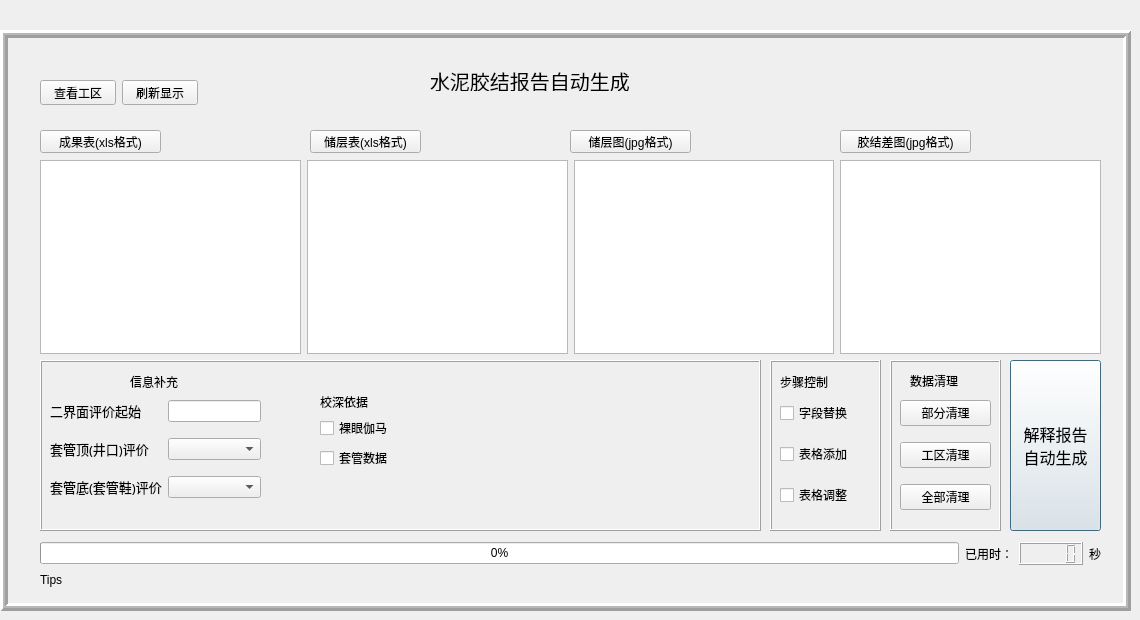
    <widget class="QWidget" name="tab_4">
     <attribute name="title">
      <string>报告自动生成</string>
     </attribute>
     <widget class="QFrame" name="frame">
      <property name="geometry">
       <rect>
        <x>0</x>
        <y>30</y>
        <width>1131</width>
        <height>581</height>
       </rect>
      </property>
      <property name="styleSheet">
       <string notr="true">font: 10pt &quot;黑体&quot;;</string>
      </property>
      <property name="frameShape">
       <enum>QFrame::Box</enum>
      </property>
      <property name="frameShadow">
       <enum>QFrame::Raised</enum>
      </property>
      <property name="lineWidth">
       <number>3</number>
      </property>
      <property name="midLineWidth">
       <number>2</number>
      </property>
      <widget class="QPushButton" name="pushButton_4">
       <property name="geometry">
        <rect>
         <x>1010</x>
         <y>330</y>
         <width>91</width>
         <height>171</height>
        </rect>
       </property>
       <property name="font">
        <font>
         <family>黑体</family>
         <pointsize>12</pointsize>
         <weight>50</weight>
         <italic>false</italic>
         <bold>false</bold>
        </font>
       </property>
       <property name="styleSheet">
        <string notr="true">font: 12pt &quot;黑体&quot;;</string>
       </property>
       <property name="text">
        <string>解释报告
自动生成</string>
       </property>
       <property name="iconSize">
        <size>
         <width>100</width>
         <height>100</height>
        </size>
       </property>
       <property name="checkable">
        <bool>false</bool>
       </property>
       <property name="checked">
        <bool>false</bool>
       </property>
       <property name="autoRepeat">
        <bool>false</bool>
       </property>
       <property name="default">
        <bool>true</bool>
       </property>
       <property name="flat">
        <bool>false</bool>
       </property>
      </widget>
      <widget class="QWidget" name="layoutWidget_5">
       <property name="geometry">
        <rect>
         <x>40</x>
         <y>510</y>
         <width>1061</width>
         <height>27</height>
        </rect>
       </property>
       <property name="styleSheet">
        <string notr="true">font: 10pt &quot;黑体&quot;;</string>
       </property>
       <layout class="QGridLayout" name="gridLayout_29">
        <item row="0" column="0">
         <widget class="QProgressBar" name="progressBar">
          <property name="styleSheet">
           <string notr="true">font: 10pt &quot;黑体&quot;;</string>
          </property>
          <property name="value">
           <number>0</number>
          </property>
         </widget>
        </item>
        <item row="0" column="1">
         <layout class="QGridLayout" name="gridLayout_21">
          <item row="0" column="0">
           <widget class="QLabel" name="label_116">
            <property name="styleSheet">
             <string notr="true">font: 10pt &quot;黑体&quot;;</string>
            </property>
            <property name="text">
             <string>已用时：</string>
            </property>
           </widget>
          </item>
          <item row="0" column="1">
           <widget class="QLCDNumber" name="lcdNumber">
            <property name="styleSheet">
             <string notr="true">font: 10pt &quot;黑体&quot;;</string>
            </property>
           </widget>
          </item>
          <item row="0" column="2">
           <widget class="QLabel" name="label_118">
            <property name="styleSheet">
             <string notr="true">font: 10pt &quot;黑体&quot;;</string>
            </property>
            <property name="text">
             <string>秒</string>
            </property>
           </widget>
          </item>
         </layout>
        </item>
       </layout>
      </widget>
      <widget class="QFrame" name="frame_15">
       <property name="geometry">
        <rect>
         <x>770</x>
         <y>330</y>
         <width>111</width>
         <height>171</height>
        </rect>
       </property>
       <property name="styleSheet">
        <string notr="true">font: 10pt &quot;黑体&quot;;</string>
       </property>
       <property name="frameShape">
        <enum>QFrame::Box</enum>
       </property>
       <property name="frameShadow">
        <enum>QFrame::Raised</enum>
       </property>
       <widget class="QWidget" name="layoutWidget_7">
        <property name="geometry">
         <rect>
          <x>10</x>
          <y>30</y>
          <width>91</width>
          <height>131</height>
         </rect>
        </property>
        <property name="styleSheet">
         <string notr="true">font: 10pt &quot;黑体&quot;;</string>
        </property>
        <layout class="QGridLayout" name="gridLayout_23">
         <item row="0" column="0">
          <widget class="QCheckBox" name="checkBox_9">
           <property name="styleSheet">
            <string notr="true">font: 10pt &quot;黑体&quot;;</string>
           </property>
           <property name="text">
            <string>字段替换</string>
           </property>
          </widget>
         </item>
         <item row="1" column="0">
          <widget class="QCheckBox" name="checkBox_10">
           <property name="styleSheet">
            <string notr="true">font: 10pt &quot;黑体&quot;;</string>
           </property>
           <property name="text">
            <string>表格添加</string>
           </property>
          </widget>
         </item>
         <item row="2" column="0">
          <widget class="QCheckBox" name="checkBox_11">
           <property name="styleSheet">
            <string notr="true">font: 10pt &quot;黑体&quot;;</string>
           </property>
           <property name="text">
            <string>表格调整</string>
           </property>
          </widget>
         </item>
        </layout>
       </widget>
       <widget class="QLabel" name="label_120">
        <property name="geometry">
         <rect>
          <x>10</x>
          <y>10</y>
          <width>61</width>
          <height>23</height>
         </rect>
        </property>
        <property name="styleSheet">
         <string notr="true">font: 10pt &quot;黑体&quot;;</string>
        </property>
        <property name="text">
         <string>步骤控制</string>
        </property>
       </widget>
      </widget>
      <widget class="QFrame" name="frame_18">
       <property name="geometry">
        <rect>
         <x>890</x>
         <y>330</y>
         <width>111</width>
         <height>171</height>
        </rect>
       </property>
       <property name="styleSheet">
        <string notr="true">font: 10pt &quot;黑体&quot;;</string>
       </property>
       <property name="frameShape">
        <enum>QFrame::Box</enum>
       </property>
       <property name="frameShadow">
        <enum>QFrame::Raised</enum>
       </property>
       <widget class="QLabel" name="label_124">
        <property name="geometry">
         <rect>
          <x>20</x>
          <y>10</y>
          <width>61</width>
          <height>21</height>
         </rect>
        </property>
        <property name="styleSheet">
         <string notr="true">font: 10pt &quot;黑体&quot;;</string>
        </property>
        <property name="text">
         <string>数据清理</string>
        </property>
       </widget>
       <widget class="QWidget" name="layoutWidget_16">
        <property name="geometry">
         <rect>
          <x>10</x>
          <y>30</y>
          <width>91</width>
          <height>131</height>
         </rect>
        </property>
        <layout class="QGridLayout" name="gridLayout_31">
         <item row="0" column="0">
          <widget class="QPushButton" name="pushButton_5">
           <property name="styleSheet">
            <string notr="true">font: 10pt &quot;黑体&quot;;</string>
           </property>
           <property name="text">
            <string>部分清理</string>
           </property>
           <property name="iconSize">
            <size>
             <width>100</width>
             <height>100</height>
            </size>
           </property>
           <property name="checkable">
            <bool>false</bool>
           </property>
           <property name="checked">
            <bool>false</bool>
           </property>
           <property name="autoRepeat">
            <bool>false</bool>
           </property>
           <property name="default">
            <bool>false</bool>
           </property>
           <property name="flat">
            <bool>false</bool>
           </property>
          </widget>
         </item>
         <item row="1" column="0">
          <widget class="QPushButton" name="pushButton_31">
           <property name="styleSheet">
            <string notr="true">font: 10pt &quot;黑体&quot;;</string>
           </property>
           <property name="text">
            <string>工区清理</string>
           </property>
           <property name="iconSize">
            <size>
             <width>100</width>
             <height>100</height>
            </size>
           </property>
           <property name="checkable">
            <bool>false</bool>
           </property>
           <property name="checked">
            <bool>false</bool>
           </property>
           <property name="autoRepeat">
            <bool>false</bool>
           </property>
           <property name="default">
            <bool>false</bool>
           </property>
           <property name="flat">
            <bool>false</bool>
           </property>
          </widget>
         </item>
         <item row="2" column="0">
          <widget class="QPushButton" name="pushButton_40">
           <property name="styleSheet">
            <string notr="true">font: 10pt &quot;黑体&quot;;</string>
           </property>
           <property name="text">
            <string>全部清理</string>
           </property>
           <property name="iconSize">
            <size>
             <width>100</width>
             <height>100</height>
            </size>
           </property>
           <property name="checkable">
            <bool>false</bool>
           </property>
           <property name="checked">
            <bool>false</bool>
           </property>
           <property name="autoRepeat">
            <bool>false</bool>
           </property>
           <property name="default">
            <bool>false</bool>
           </property>
           <property name="flat">
            <bool>false</bool>
           </property>
          </widget>
         </item>
        </layout>
       </widget>
      </widget>
      <widget class="QPushButton" name="pushButton_41">
       <property name="geometry">
        <rect>
         <x>40</x>
         <y>100</y>
         <width>121</width>
         <height>23</height>
        </rect>
       </property>
       <property name="styleSheet">
        <string notr="true">font: 10pt &quot;黑体&quot;;</string>
       </property>
       <property name="text">
        <string>成果表(xls格式)</string>
       </property>
       <property name="iconSize">
        <size>
         <width>100</width>
         <height>100</height>
        </size>
       </property>
       <property name="checkable">
        <bool>false</bool>
       </property>
       <property name="checked">
        <bool>false</bool>
       </property>
       <property name="autoRepeat">
        <bool>false</bool>
       </property>
       <property name="default">
        <bool>false</bool>
       </property>
       <property name="flat">
        <bool>false</bool>
       </property>
      </widget>
      <widget class="QPushButton" name="pushButton_42">
       <property name="geometry">
        <rect>
         <x>310</x>
         <y>100</y>
         <width>111</width>
         <height>23</height>
        </rect>
       </property>
       <property name="styleSheet">
        <string notr="true">font: 10pt &quot;黑体&quot;;</string>
       </property>
       <property name="text">
        <string>储层表(xls格式)</string>
       </property>
       <property name="iconSize">
        <size>
         <width>100</width>
         <height>100</height>
        </size>
       </property>
       <property name="checkable">
        <bool>false</bool>
       </property>
       <property name="checked">
        <bool>false</bool>
       </property>
       <property name="autoRepeat">
        <bool>false</bool>
       </property>
       <property name="default">
        <bool>false</bool>
       </property>
       <property name="flat">
        <bool>false</bool>
       </property>
      </widget>
      <widget class="QPushButton" name="pushButton_47">
       <property name="geometry">
        <rect>
         <x>570</x>
         <y>100</y>
         <width>121</width>
         <height>23</height>
        </rect>
       </property>
       <property name="styleSheet">
        <string notr="true">font: 10pt &quot;黑体&quot;;</string>
       </property>
       <property name="text">
        <string>储层图(jpg格式)</string>
       </property>
       <property name="iconSize">
        <size>
         <width>100</width>
         <height>100</height>
        </size>
       </property>
       <property name="checkable">
        <bool>false</bool>
       </property>
       <property name="checked">
        <bool>false</bool>
       </property>
       <property name="autoRepeat">
        <bool>false</bool>
       </property>
       <property name="default">
        <bool>false</bool>
       </property>
       <property name="flat">
        <bool>false</bool>
       </property>
      </widget>
      <widget class="QPushButton" name="pushButton_46">
       <property name="geometry">
        <rect>
         <x>840</x>
         <y>100</y>
         <width>131</width>
         <height>23</height>
        </rect>
       </property>
       <property name="styleSheet">
        <string notr="true">font: 10pt &quot;黑体&quot;;</string>
       </property>
       <property name="text">
        <string>胶结差图(jpg格式)</string>
       </property>
       <property name="iconSize">
        <size>
         <width>100</width>
         <height>100</height>
        </size>
       </property>
       <property name="checkable">
        <bool>false</bool>
       </property>
       <property name="checked">
        <bool>false</bool>
       </property>
       <property name="autoRepeat">
        <bool>false</bool>
       </property>
       <property name="default">
        <bool>false</bool>
       </property>
       <property name="flat">
        <bool>false</bool>
       </property>
      </widget>
      <widget class="QFrame" name="frame_19">
       <property name="geometry">
        <rect>
         <x>40</x>
         <y>330</y>
         <width>721</width>
         <height>171</height>
        </rect>
       </property>
       <property name="frameShape">
        <enum>QFrame::Box</enum>
       </property>
       <property name="frameShadow">
        <enum>QFrame::Raised</enum>
       </property>
       <widget class="QWidget" name="layoutWidget_6">
        <property name="geometry">
         <rect>
          <x>10</x>
          <y>30</y>
          <width>211</width>
          <height>121</height>
         </rect>
        </property>
        <property name="styleSheet">
         <string notr="true">font: 10pt &quot;黑体&quot;;</string>
        </property>
        <layout class="QGridLayout" name="gridLayout_15">
         <item row="1" column="0">
          <widget class="QLabel" name="label_89">
           <property name="font">
            <font>
             <family>黑体</family>
             <pointsize>10</pointsize>
             <weight>50</weight>
             <italic>false</italic>
             <bold>false</bold>
             <underline>false</underline>
            </font>
           </property>
           <property name="styleSheet">
            <string notr="true">font: 10pt &quot;黑体&quot;;</string>
           </property>
           <property name="text">
            <string>套管顶(井口)评价</string>
           </property>
          </widget>
         </item>
         <item row="1" column="1">
          <widget class="QComboBox" name="comboBox_8">
           <property name="styleSheet">
            <string notr="true">font: 10pt &quot;黑体&quot;;</string>
           </property>
          </widget>
         </item>
         <item row="0" column="0">
          <widget class="QLabel" name="label_86">
           <property name="font">
            <font>
             <family>黑体</family>
             <pointsize>10</pointsize>
             <weight>50</weight>
             <italic>false</italic>
             <bold>false</bold>
             <underline>false</underline>
            </font>
           </property>
           <property name="styleSheet">
            <string notr="true">font: 10pt &quot;黑体&quot;;</string>
           </property>
           <property name="text">
            <string>二界面评价起始</string>
           </property>
          </widget>
         </item>
         <item row="2" column="1">
          <widget class="QComboBox" name="comboBox_9">
           <property name="styleSheet">
            <string notr="true">font: 10pt &quot;黑体&quot;;</string>
           </property>
          </widget>
         </item>
         <item row="2" column="0">
          <widget class="QLabel" name="label_103">
           <property name="font">
            <font>
             <family>黑体</family>
             <pointsize>10</pointsize>
             <weight>50</weight>
             <italic>false</italic>
             <bold>false</bold>
             <underline>false</underline>
            </font>
           </property>
           <property name="styleSheet">
            <string notr="true">font: 10pt &quot;黑体&quot;;</string>
           </property>
           <property name="text">
            <string>套管底(套管鞋)评价</string>
           </property>
          </widget>
         </item>
         <item row="0" column="1">
          <widget class="QLineEdit" name="lineEdit_106">
           <property name="styleSheet">
            <string notr="true">font: 10pt &quot;黑体&quot;;</string>
           </property>
           <property name="text">
            <string/>
           </property>
          </widget>
         </item>
        </layout>
       </widget>
       <widget class="QLabel" name="label_126">
        <property name="geometry">
         <rect>
          <x>90</x>
          <y>10</y>
          <width>61</width>
          <height>23</height>
         </rect>
        </property>
        <property name="styleSheet">
         <string notr="true">font: 10pt &quot;黑体&quot;;</string>
        </property>
        <property name="text">
         <string>信息补充</string>
        </property>
       </widget>
       <widget class="QCheckBox" name="checkBox_5">
        <property name="geometry">
         <rect>
          <x>280</x>
          <y>60</y>
          <width>81</width>
          <height>16</height>
         </rect>
        </property>
        <property name="text">
         <string>裸眼伽马</string>
        </property>
       </widget>
       <widget class="QCheckBox" name="checkBox_13">
        <property name="geometry">
         <rect>
          <x>280</x>
          <y>90</y>
          <width>81</width>
          <height>16</height>
         </rect>
        </property>
        <property name="text">
         <string>套管数据</string>
        </property>
       </widget>
       <widget class="QLabel" name="label_147">
        <property name="geometry">
         <rect>
          <x>280</x>
          <y>30</y>
          <width>61</width>
          <height>23</height>
         </rect>
        </property>
        <property name="styleSheet">
         <string notr="true">font: 10pt &quot;黑体&quot;;</string>
        </property>
        <property name="text">
         <string>校深依据</string>
        </property>
       </widget>
      </widget>
      <widget class="QWidget" name="layoutWidget">
       <property name="geometry">
        <rect>
         <x>40</x>
         <y>50</y>
         <width>158</width>
         <height>25</height>
        </rect>
       </property>
       <layout class="QGridLayout" name="gridLayout_37">
        <item row="0" column="0">
         <widget class="QPushButton" name="pushButton_48">
          <property name="styleSheet">
           <string notr="true">font: 10pt &quot;黑体&quot;;</string>
          </property>
          <property name="text">
           <string>查看工区</string>
          </property>
          <property name="iconSize">
           <size>
            <width>100</width>
            <height>100</height>
           </size>
          </property>
          <property name="checkable">
           <bool>false</bool>
          </property>
          <property name="checked">
           <bool>false</bool>
          </property>
          <property name="autoRepeat">
           <bool>false</bool>
          </property>
          <property name="default">
           <bool>false</bool>
          </property>
          <property name="flat">
           <bool>false</bool>
          </property>
         </widget>
        </item>
        <item row="0" column="1">
         <widget class="QPushButton" name="pushButton_49">
          <property name="styleSheet">
           <string notr="true">font: 10pt &quot;黑体&quot;;</string>
          </property>
          <property name="text">
           <string>刷新显示</string>
          </property>
          <property name="iconSize">
           <size>
            <width>100</width>
            <height>100</height>
           </size>
          </property>
          <property name="checkable">
           <bool>false</bool>
          </property>
          <property name="checked">
           <bool>false</bool>
          </property>
          <property name="autoRepeat">
           <bool>false</bool>
          </property>
          <property name="default">
           <bool>false</bool>
          </property>
          <property name="flat">
           <bool>false</bool>
          </property>
         </widget>
        </item>
       </layout>
      </widget>
      <widget class="QLabel" name="label_111">
       <property name="geometry">
        <rect>
         <x>430</x>
         <y>40</y>
         <width>221</width>
         <height>21</height>
        </rect>
       </property>
       <property name="font">
        <font>
         <family>黑体</family>
         <pointsize>15</pointsize>
         <weight>50</weight>
         <italic>false</italic>
         <bold>false</bold>
        </font>
       </property>
       <property name="styleSheet">
        <string notr="true">font: 15pt &quot;黑体&quot;;</string>
       </property>
       <property name="text">
        <string>水泥胶结报告自动生成</string>
       </property>
      </widget>
      <widget class="QWidget" name="layoutWidget">
       <property name="geometry">
        <rect>
         <x>40</x>
         <y>130</y>
         <width>1061</width>
         <height>194</height>
        </rect>
       </property>
       <layout class="QGridLayout" name="gridLayout_46">
        <item row="0" column="0">
         <widget class="QTextEdit" name="textEdit_4">
          <property name="font">
           <font>
            <family>黑体</family>
            <pointsize>10</pointsize>
            <weight>50</weight>
            <italic>false</italic>
            <bold>false</bold>
            <stylestrategy>PreferDefault</stylestrategy>
            <kerning>true</kerning>
           </font>
          </property>
          <property name="styleSheet">
           <string notr="true">font: 10pt &quot;黑体&quot;;</string>
          </property>
         </widget>
        </item>
        <item row="0" column="1">
         <widget class="QTextEdit" name="textEdit_5">
          <property name="font">
           <font>
            <family>黑体</family>
            <pointsize>10</pointsize>
            <weight>50</weight>
            <italic>false</italic>
            <bold>false</bold>
           </font>
          </property>
          <property name="styleSheet">
           <string notr="true">font: 10pt &quot;黑体&quot;;</string>
          </property>
         </widget>
        </item>
        <item row="0" column="2">
         <widget class="QTextEdit" name="textEdit_6">
          <property name="styleSheet">
           <string notr="true">font: 10pt &quot;黑体&quot;;</string>
          </property>
         </widget>
        </item>
        <item row="0" column="3">
         <widget class="QTextEdit" name="textEdit_8">
          <property name="styleSheet">
           <string notr="true">font: 10pt &quot;黑体&quot;;</string>
          </property>
         </widget>
        </item>
       </layout>
      </widget>
      <widget class="QLabel" name="label_133">
       <property name="geometry">
        <rect>
         <x>40</x>
         <y>540</y>
         <width>1061</width>
         <height>20</height>
        </rect>
       </property>
       <property name="styleSheet">
        <string notr="true">font: 10pt &quot;黑体&quot;;</string>
       </property>
       <property name="text">
        <string>Tips</string>
       </property>
      </widget>
     </widget>
    </widget>
